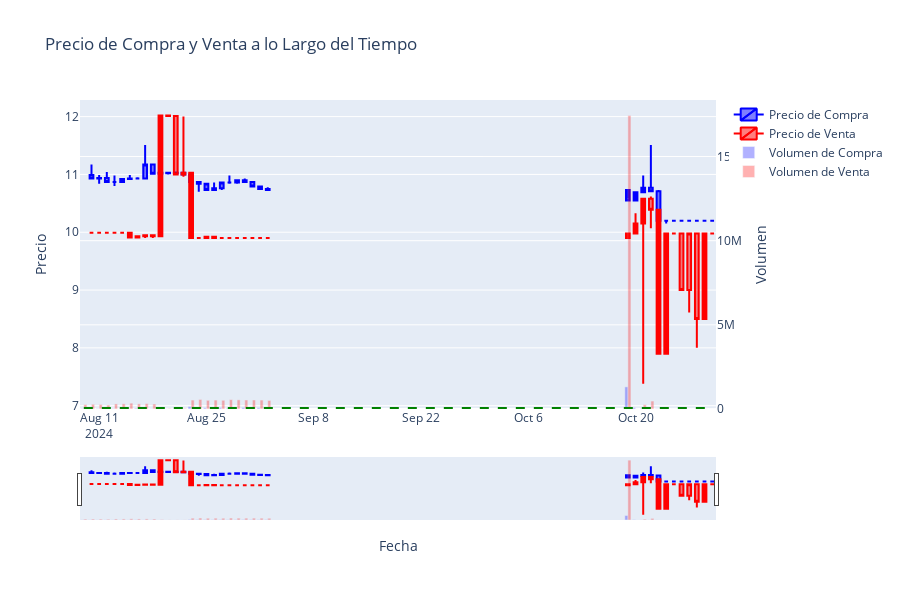

The cell this chart's notebook holds for it:
### Markdown cell above
## Row

### Code cell
# Crear el gráfico de velas para precios de compra y venta
fig = go.Figure()

# Añadir el gráfico de velas para compra
fig.add_trace(go.Candlestick(
    x=buy_ohlc_df['timestamp'],
    open=buy_ohlc_df['open'],
    high=buy_ohlc_df['high'],
    low=buy_ohlc_df['low'],
    close=buy_ohlc_df['close'],
    name='Precio de Compra',
    increasing_line_color='blue',
    decreasing_line_color='blue'
))

# Añadir el gráfico de velas para venta
fig.add_trace(go.Candlestick(
    x=sell_ohlc_df['timestamp'],
    open=sell_ohlc_df['open'],
    high=sell_ohlc_df['high'],
    low=sell_ohlc_df['low'],
    close=sell_ohlc_df['close'],
    name='Precio de Venta',
    increasing_line_color='red',
    decreasing_line_color='red'
))

# Añadir el volumen de compra
fig.add_trace(go.Bar(
    x=buy_ohlc_df['timestamp'],
    y=buy_ohlc_df['volume'],
    name='Volumen de Compra',
    marker_color='blue',
    opacity=0.3,
    yaxis='y2'
))

# Añadir el volumen de venta
fig.add_trace(go.Bar(
    x=sell_ohlc_df['timestamp'],
    y=sell_ohlc_df['volume'],
    name='Volumen de Venta',
    marker_color='red',
    opacity=0.3,
    yaxis='y2'
))

# Añadir una línea fija en el valor 6.96
fig.add_shape(
    type="line",
    x0=buy_ohlc_df['timestamp'].min(),
    y0=6.96,
    x1=buy_ohlc_df['timestamp'].max(),
    y1=6.96,
    line=dict(
        color="green",
        width=2,
        dash="dash",
    ),
    name='Línea Fija 6.96'
)

# Configurar etiquetas y título
fig.update_layout(
    title='Precio de Compra y Venta a lo Largo del Tiempo',
    xaxis_title='Fecha',
    yaxis_title='Precio',
    autosize=True,
    height=600,
    yaxis2=dict(
        title='Volumen',
        overlaying='y',
        side='right'
    )
)

# Mostrar el gráfico
iplot(fig)

### Figure 1 — Plotly figure (JSON) as saved in the notebook; plotly's stock layout.template omitted (floating-point values rounded to 4 significant figures)
{"data": [{"close": ["10.99", "10.93", "10.94", "10.87", "10.87", "10.92", "10.93", "10.93", "11.17", "11.01", "11.03", "11.02", "11.03", "11.0", "10.87", "10.84", "10.73", "10.76", "10.86", "10.86", "10.9", "10.87", "10.79", "10.75", "10.73", "10.55", "10.69", "10.77", "10.71", "10.2", "10.2", "10.2", "10.2", "10.2", "10.2", "10.2", "10.2"], "decreasing": {"line": {"color": "blue"}}, "high": ["11.3", "11.17", "10.99", "11.04", "10.98", "10.94", "10.99", "10.95", "11.51", "11.18", "11.06", "11.04", "11.05", "11.03", "11.0", "10.87", "10.81", "10.86", "10.86", "10.98", "10.91", "10.93", "10.87", "10.8", "10.78", "10.59", "10.69", "10.98", "11.51", "10.73", "10.2", "10.2", "10.2", "10.2", "10.2", "10.2", "10.2"], "increasing": {"line": {"color": "blue"}}, "low": ["10.81", "10.93", "10.84", "10.87", "10.8", "10.9", "10.91", "10.92", "10.93", "11.01", "11.0", "11.0", "11.02", "11.0", "10.7", "10.7", "10.73", "10.73", "10.73", "10.84", "10.84", "10.87", "10.79", "10.74", "10.73", "10.55", "10.69", "10.77", "10.71", "10.2", "10.15", "10.2", "10.2", "10.2", "10.2", "10.2", "10.2"], "name": "Precio de Compra", "open": [null, "10.99", "10.93", "10.94", "10.87", "10.87", "10.92", "10.93", "10.93", "11.17", "11.01", "11.03", "11.02", "11.03", "11.0", "10.87", "10.84", "10.73", "10.76", "10.86", "10.86", "10.9", "10.87", "10.79", "10.75", "10.73", "10.55", "10.69", "10.77", "10.71", "10.2", "10.2", "10.2", "10.2", "10.2", "10.2", "10.2"], "type": "candlestick", "x": ["2024-08-09", "2024-08-10", "2024-08-11", "2024-08-12", "2024-08-13", "2024-08-14", "2024-08-15", "2024-08-16", "2024-08-17", "2024-08-18", "2024-08-19", "2024-08-20", "2024-08-21", "2024-08-22", "2024-08-23", "2024-08-24", "2024-08-25", "2024-08-26", "2024-08-27", "2024-08-28", "2024-08-29", "2024-08-30", "2024-08-31", "2024-09-01", "2024-09-02", "2024-10-19", "2024-10-20", "2024-10-21", "2024-10-22", "2024-10-23", "2024-10-24", "2024-10-25", "2024-10-26", "2024-10-27", "2024-10-28", "2024-10-29", "2024-10-30"]}, {"close": ["9.99", "9.99", "9.99", "9.99", "9.99", "9.99", "9.91", "9.93", "9.95", "9.93", "12.02", "12.01", "11.0", "11.03", "9.9", "9.9", "9.92", "9.9", "9.9", "9.9", "9.9", "9.9", "9.9", "9.9", "9.9", "9.98", "10.15", "10.58", "10.39", "7.9", "9.98", "9.98", "9.0", "9.98", "8.5", "9.98", "9.98"], "decreasing": {"line": {"color": "red"}}, "high": ["9.99", "9.99", "9.99", "9.99", "9.99", "9.99", "9.91", "9.94", "9.95", "9.95", "9.94", "12.02", "12.01", "12.0", "9.9", "9.9", "9.92", "9.92", "9.9", "9.9", "9.9", "9.9", "9.9", "9.9", "9.9", "9.98", "10.33", "7.38", "10.62", "7.9", "9.98", "9.98", "9.98", "9.98", "9.98", "9.98", "9.98"], "increasing": {"line": {"color": "red"}}, "low": ["9.5", "9.99", "9.99", "9.99", "9.99", "9.99", "9.9", "9.9", "9.9", "9.9", "10.97", "12.01", "10.98", "10.96", "10.9", "9.9", "9.9", "9.9", "9.9", "9.9", "9.9", "9.9", "9.9", "9.9", "9.9", "9.98", "10.15", "10.58", "10.07", "10.24", "9.98", "9.98", "9.0", "8.61", "8.0", "9.98", "9.98"], "name": "Precio de Venta", "open": [null, "9.99", "9.99", "9.99", "9.99", "9.99", "9.99", "9.91", "9.93", "9.95", "9.93", "12.02", "12.01", "11.0", "11.03", "9.9", "9.9", "9.92", "9.9", "9.9", "9.9", "9.9", "9.9", "9.9", "9.9", "9.9", "9.98", "10.15", "10.58", "10.39", "7.9", "9.98", "9.98", "9.0", "9.98", "8.5", "9.98"], "type": "candlestick", "x": ["2024-08-09", "2024-08-10", "2024-08-11", "2024-08-12", "2024-08-13", "2024-08-14", "2024-08-15", "2024-08-16", "2024-08-17", "2024-08-18", "2024-08-19", "2024-08-20", "2024-08-21", "2024-08-22", "2024-08-23", "2024-08-24", "2024-08-25", "2024-08-26", "2024-08-27", "2024-08-28", "2024-08-29", "2024-08-30", "2024-08-31", "2024-09-01", "2024-09-02", "2024-10-19", "2024-10-20", "2024-10-21", "2024-10-22", "2024-10-23", "2024-10-24", "2024-10-25", "2024-10-26", "2024-10-27", "2024-10-28", "2024-10-29", "2024-10-30"]}, {"marker": {"color": "blue"}, "name": "Volumen de Compra", "opacity": 0.3, "type": "bar", "x": ["2024-08-09", "2024-08-10", "2024-08-11", "2024-08-12", "2024-08-13", "2024-08-14", "2024-08-15", "2024-08-16", "2024-08-17", "2024-08-18", "2024-08-19", "2024-08-20", "2024-08-21", "2024-08-22", "2024-08-23", "2024-08-24", "2024-08-25", "2024-08-26", "2024-08-27", "2024-08-28", "2024-08-29", "2024-08-30", "2024-08-31", "2024-09-01", "2024-09-02", "2024-10-19", "2024-10-20", "2024-10-21", "2024-10-22", "2024-10-23", "2024-10-24", "2024-10-25", "2024-10-26", "2024-10-27", "2024-10-28", "2024-10-29", "2024-10-30"], "y": [32090.0, 25260.0, 26420.0, 33190.0, 34840.0, 30450.0, 28950.0, 51850.0, 25970.0, 25620.0, 9696.0, 7452.0, 8093.0, 15800.0, 142800.0, 95480.0, 74920.0, 71010.0, 85420.0, 57820.0, 66520.0, 92710.0, 84280.0, 77980.0, 86250.0, 1314000.0, 81250.0, 25120.0, 20410.0, 16980.0, 326.8, 342.8, 375.5, 356.3, 353.2, 350.9, 336.3], "yaxis": "y2"}, {"marker": {"color": "red"}, "name": "Volumen de Venta", "opacity": 0.3, "type": "bar", "x": ["2024-08-09", "2024-08-10", "2024-08-11", "2024-08-12", "2024-08-13", "2024-08-14", "2024-08-15", "2024-08-16", "2024-08-17", "2024-08-18", "2024-08-19", "2024-08-20", "2024-08-21", "2024-08-22", "2024-08-23", "2024-08-24", "2024-08-25", "2024-08-26", "2024-08-27", "2024-08-28", "2024-08-29", "2024-08-30", "2024-08-31", "2024-09-01", "2024-09-02", "2024-10-19", "2024-10-20", "2024-10-21", "2024-10-22", "2024-10-23", "2024-10-24", "2024-10-25", "2024-10-26", "2024-10-27", "2024-10-28", "2024-10-29", "2024-10-30"], "y": [262000.0, 280000.0, 268600.0, 234200.0, 303800.0, 308200.0, 347400.0, 306400.0, 319100.0, 298800.0, 116200.0, 37920.0, 37950.0, 36290.0, 530400.0, 568200.0, 516400.0, 529900.0, 517800.0, 556000.0, 543700.0, 534600.0, 534200.0, 530300.0, 507800.0, 17440000.0, 921.8, 256300.0, 472300.0, 3727.0, 384.9, 449.8, 413.6, 266.4, 256.4, 414.4, 459.1], "yaxis": "y2"}], "layout": {"autosize": true, "height": 600, "shapes": [{"line": {"color": "green", "dash": "dash", "width": 2}, "name": "Línea Fija 6.96", "type": "line", "x0": "2024-08-09", "x1": "2024-10-30", "y0": 6.96, "y1": 6.96}], "title": {"text": "Precio de Compra y Venta a lo Largo del Tiempo"}, "xaxis": {"title": {"text": "Fecha"}}, "yaxis": {"title": {"text": "Precio"}}, "yaxis2": {"overlaying": "y", "side": "right", "title": {"text": "Volumen"}}}}
